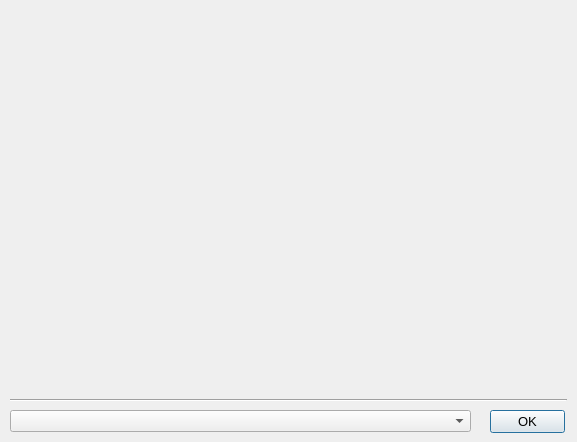
<?xml version="1.0" encoding="UTF-8"?>
<ui version="4.0">
 <class>ViewLandmarks</class>
 <widget class="QDialog" name="ViewLandmarks">
  <property name="geometry">
   <rect>
    <x>0</x>
    <y>0</y>
    <width>577</width>
    <height>442</height>
   </rect>
  </property>
  <property name="font">
   <font>
    <pointsize>10</pointsize>
   </font>
  </property>
  <property name="windowTitle">
   <string>Select Landmark</string>
  </property>
  <property name="locale">
   <locale language="English" country="UnitedStates"/>
  </property>
  <widget class="QLabel" name="label">
   <property name="geometry">
    <rect>
     <x>9</x>
     <y>9</y>
     <width>560</width>
     <height>373</height>
    </rect>
   </property>
   <property name="font">
    <font>
     <pointsize>10</pointsize>
    </font>
   </property>
   <property name="locale">
    <locale language="English" country="UnitedStates"/>
   </property>
   <property name="text">
    <string/>
   </property>
  </widget>
  <widget class="QComboBox" name="comboBox">
   <property name="geometry">
    <rect>
     <x>10</x>
     <y>410</y>
     <width>461</width>
     <height>22</height>
    </rect>
   </property>
   <property name="font">
    <font>
     <pointsize>10</pointsize>
    </font>
   </property>
   <property name="locale">
    <locale language="English" country="UnitedStates"/>
   </property>
   <property name="currentIndex">
    <number>-1</number>
   </property>
  </widget>
  <widget class="Line" name="line">
   <property name="geometry">
    <rect>
     <x>10</x>
     <y>390</y>
     <width>557</width>
     <height>21</height>
    </rect>
   </property>
   <property name="orientation">
    <enum>Qt::Horizontal</enum>
   </property>
  </widget>
  <widget class="QPushButton" name="OKButton">
   <property name="geometry">
    <rect>
     <x>490</x>
     <y>410</y>
     <width>75</width>
     <height>23</height>
    </rect>
   </property>
   <property name="text">
    <string>OK</string>
   </property>
  </widget>
 </widget>
 <resources/>
 <connections/>
</ui>
